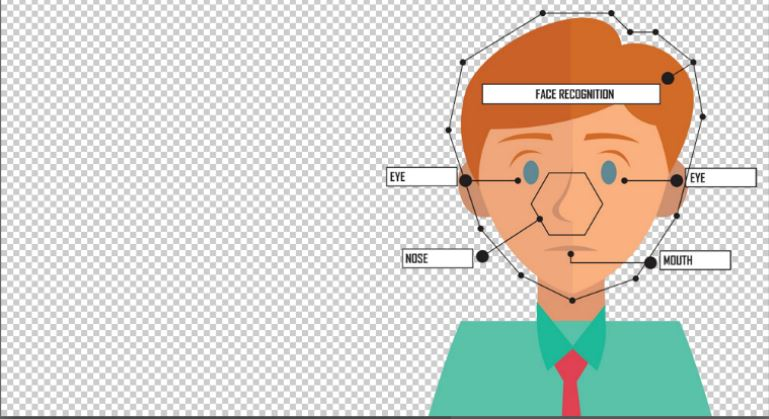
#> input picture FaceFiles/last.JPG, 769 x 419 px, given in place of the camera
$ python duplicate.py
#> lines starting #> are read from the running program, lines starting #| are printed output that depends on the picture
import cv2
from shutil import *
import os
from PIL import Image
import numpy as np
sampleNum = 0
folder = input("\nEnter your Registration number's numerical part : ")
#> the answer given: .
user = input("\nEnter Your name : ")
#> the answer given: last.JPG
folder1 = folder
user1 = user

copy2('C:\\Users\\MY PC\\PycharmProjects\\untitled\\try1.py','C:\\Users\\MY PC\\PycharmProjects\\untitled\\Images')
sampleNum = 0
facecascade = cv2.CascadeClassifier('D:\\UDAY\\SOFTWARES\\opencv\\sources\\OpenCV Master\\opencv-master\\data\\haarcascades\\haarcascade_frontalface_default.xml')
eyecascade = cv2.CascadeClassifier('D:\\UDAY\\SOFTWARES\\opencv\\sources\\OpenCV Master\\opencv-master\\data\\haarcascades\\haarcascade_eye.xml')
camera = cv2.VideoCapture(0)
count = 0
while(True):
    ret,frame = camera.read()
#> frame is the input picture: shape (419, 769, 3); mean B, G, R 201.3, 210.2, 214.5
    gray = cv2.cvtColor(frame,cv2.COLOR_BGR2GRAY)
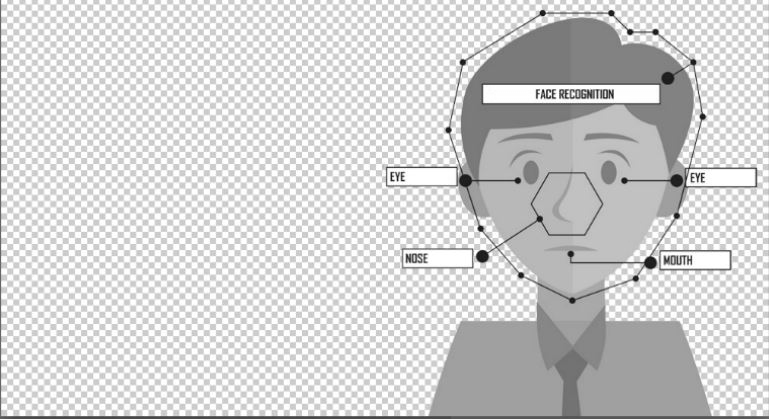
#> gray: shape (419, 769); min 9, max 255, mean 210.5
    faces = facecascade.detectMultiScale(gray,1.3,5)
#> faces = ()
    for(x,y,w,h) in faces:
        sampleNum = sampleNum + 1
        img = cv2.rectangle(frame,(x,y),(x+w,y+h),(255,0,0),2)
        f = cv2.resize(gray[y:y+h,x:x+h],(500,500))
        cv2.imwrite("Images/"+user+"."+str(folder)+"."+str(sampleNum)+".jpg",f )
        count+=1
        cv2.waitKey(200)
#> this loop made 0 passes
#> after the loop, count = 0; sampleNum = 0
    cv2.imshow("camera : ",frame)
    cv2.waitKey(1)
    if sampleNum>25:
        break
os.remove('C:\\Users\\MY PC\\PycharmProjects\\untitled\\Images\\try1.py')
camera.release()
cv2.destroyAllWindows()

#trainer code

recogniser = cv2.face.createLBPHFaceRecognizer()
path = 'C:\\Users\\MY PC\\PycharmProjects\\untitled\\Images'

def getimageIds(path):
    imagepaths = [os.path.join(path,f) for f in os.listdir(path)]
    faces = []
    Ids = []
    for imagepath in imagepaths:
        faceimg = Image.open(imagepath).convert('L')
        facenp = np.array(faceimg,'uint8')
        Id = int(os.path.split(imagepath)[-1].split('.')[1])
        faces.append(facenp)
        print(Id)
        Ids.append(Id)
        cv2.imshow('Training the dataset',facenp)
        cv2.waitKey(10)
    return Ids,faces
Ids,faces = getimageIds(path)
recogniser.train(faces,np.array(Ids))
recogniser.save('recogniser/recogniser_all.yml')
cv2.destroyAllWindows()

#recognition code


facecascade = cv2.CascadeClassifier('D:\\UDAY\\SOFTWARES\\opencv\\sources\\OpenCV Master\\opencv-master\data\\haarcascades\\haarcascade_frontalface_default.xml')
eyecascade = cv2.CascadeClassifier('D:\\UDAY\\SOFTWARES\\opencv\\sources\\OpenCV Master\\opencv-master\\data\\haarcascades\\haarcascade_eye.xml')
rec = cv2.face.createLBPHFaceRecognizer()
rec.load('C:\\Users\\MY PC\\PycharmProjects\\untitled\\recogniser\\recogniser_all.yml')
camera = cv2.VideoCapture(0)
sampleNum = 0
id = 0
font = cv2.FONT_HERSHEY_COMPLEX
while(True):
    ret,frame = camera.read()
    gray = cv2.cvtColor(frame,cv2.COLOR_BGR2GRAY)
    faces = facecascade.detectMultiScale(gray,1.3,5)
    for(x,y,w,h) in faces:
        sampleNum = sampleNum + 1
        img = cv2.rectangle(frame,(x,y),(x+w,y+h),(255,0,0),2)
        id,conf = rec.predict(gray[y:y+h,x:x+w])
        if(folder=='0656'):
            folder = "UDAY"
        if(folder=='0441'):
            folder = "Dheeraj"
        cv2.putText(frame,str(folder),(x,y+h),font,2,255)
        f = cv2.resize(gray[y:y+h,x:x+h],(500,500))
        cv2.waitKey(100)
    cv2.imshow("camera : ",frame)
    cv2.waitKey(1)
    if sampleNum>25:
        break
camera.release()
cv2.destroyAllWindows()

$ run again, on FaceFiles/man.png
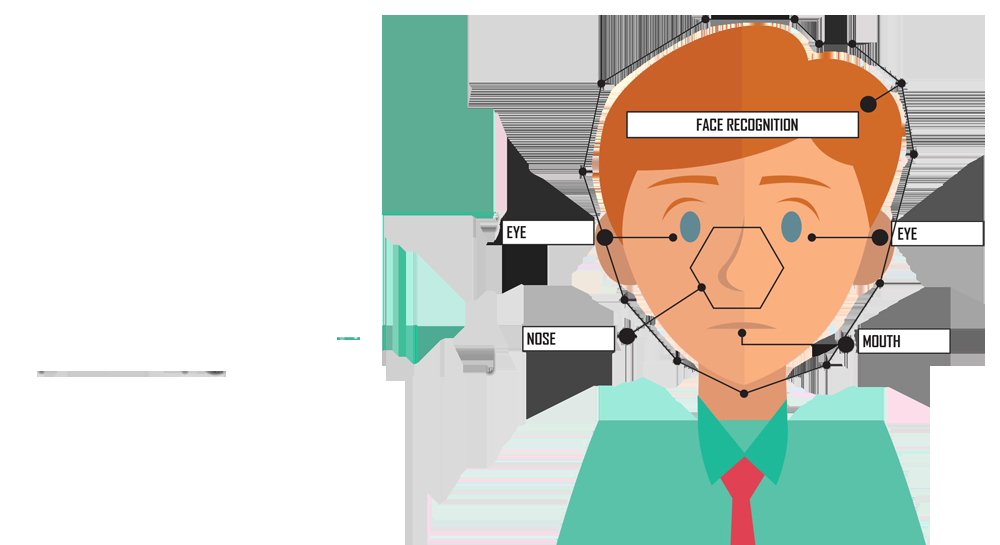
#> input picture FaceFiles/man.png, 1000 x 545 px, given in place of the camera
#> frame is the input picture: shape (545, 1000, 3); mean B, G, R 199, 209.4, 209.2
#> `gray = cv2.cvtColor(frame,cv2.COLOR_BGR2GRAY)`:
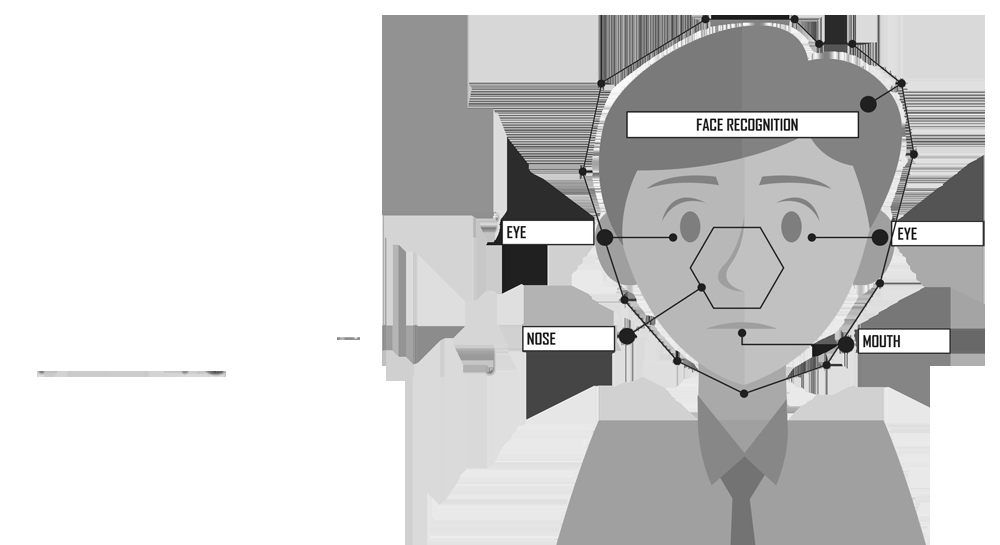
#> gray: shape (545, 1000); min 0, max 255, mean 208.2
#> faces = ()
#> after the loop `for(x,y,w,h) in faces:`: count = 0
